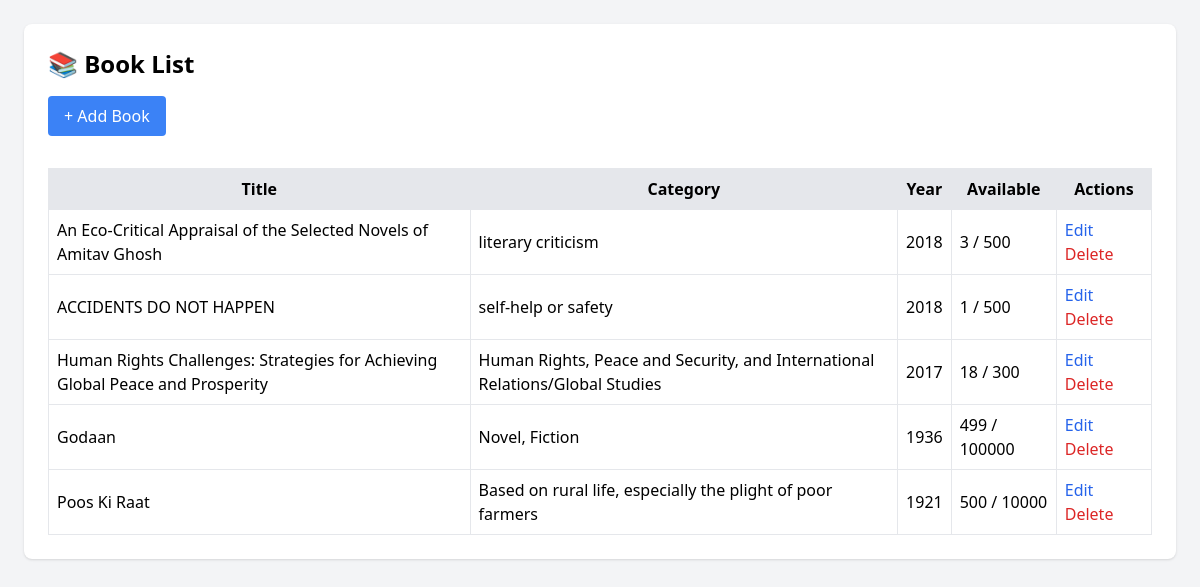
The page /books/ on the database its author committed.
### liberary_management/models.py (models this page shows, shortened)
class Book(models.Model):
    title = models.CharField(max_length=255)
    author = models.CharField(max_length=255)
    isbn = models.CharField(max_length=20, unique=True, blank=True, null=True)
    category = models.CharField(max_length=100, blank=True, null=True)
    publication_year = models.PositiveIntegerField(blank=True, null=True)
    copies_total = models.IntegerField(default=1)
    copies_available = models.IntegerField(default=1)

### liberary_management/views.py (the view)
# urls.py: path('books/', views.BookListView.as_view(), name='book_list'),
class BookListView(ListView):
    model = Book
    template_name = 'books/list.html'
    context_object_name = 'books'
    paginate_by = 10

### liberary_management/templates/books/list.html (shortened to what this page needs)
<!DOCTYPE html>
<html lang="en">
<head>
    <script src="https://cdn.tailwindcss.com"></script>
</head>
<body class="bg-gray-100 p-6">
    <div class="max-w-6xl mx-auto bg-white p-6 shadow rounded-lg">
        <h1 class="text-2xl font-bold mb-4">📚 Book List</h1>
        <a href="{% url 'book_create' %}" class="mb-4 inline-block bg-blue-500 text-white px-4 py-2 rounded hover:bg-blue-600">+ Add Book</a>
        <table class="table-auto w-full border mt-4">
            <thead>
                <tr class="bg-gray-200">
                    <th class="p-2 border">Title</th>
                    <th class="p-2 border">Category</th>
                    <th class="p-2 border">Year</th>
                    <th class="p-2 border">Available</th>
                    <th class="p-2 border">Actions</th>
                </tr>
            </thead>
            <tbody>
                {% for book in books %}
                <tr class="hover:bg-gray-100">
                    <td class="p-2 border">{{ book.title }}</td>
                    <td class="p-2 border">{{ book.category }}</td>
                    <td class="p-2 border">{{ book.publication_year }}</td>
                    <td class="p-2 border">{{ book.copies_available }} / {{ book.copies_total }}</td>
                    <td class="p-2 border">
                        <a href="{% url 'book_update' book.id %}" class="text-blue-600 hover:underline mr-2">Edit</a>
                        <a href="{% url 'book_delete' book.id %}" class="text-red-600 hover:underline">Delete</a>
                    </td>
                </tr>
                {% empty %}
                <tr><td colspan="5" class="text-center p-4">No books found.</td></tr>
                {% endfor %}
            </tbody>
        </table>
    </div>
</body>
</html>

### rows shown on the page
Book: title "An Eco-Critical Appraisal of the Selected Novels of Amitav Ghosh", category "literary criticism", publication_year "2018", copies_available "3", copies_total "500"
Book: title "ACCIDENTS DO NOT HAPPEN", category "self-help or safety", publication_year "2018", copies_available "1", copies_total "500"
Book: title "Human Rights Challenges: Strategies for Achieving Global Peace and Prosperity", category "Human Rights, Peace and Security, and International Relations/Global Studies", publication_year "2017", copies_available "18", copies_total "300"
Book: title "Godaan", category "Novel, Fiction", publication_year "1936", copies_available "499", copies_total "100000"
Book: title "Poos Ki Raat", category "Based on rural life, especially the plight of poor farmers", publication_year "1921", copies_available "500", copies_total "10000"
